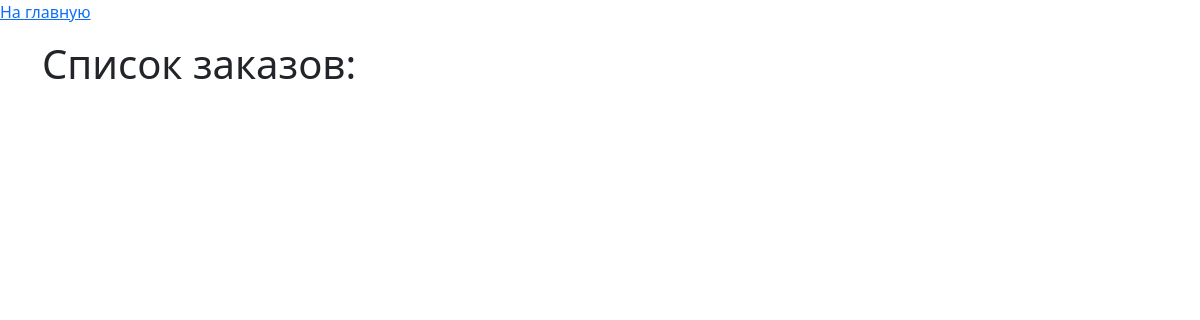
/orders/, run on an earlier commit of the app's database.
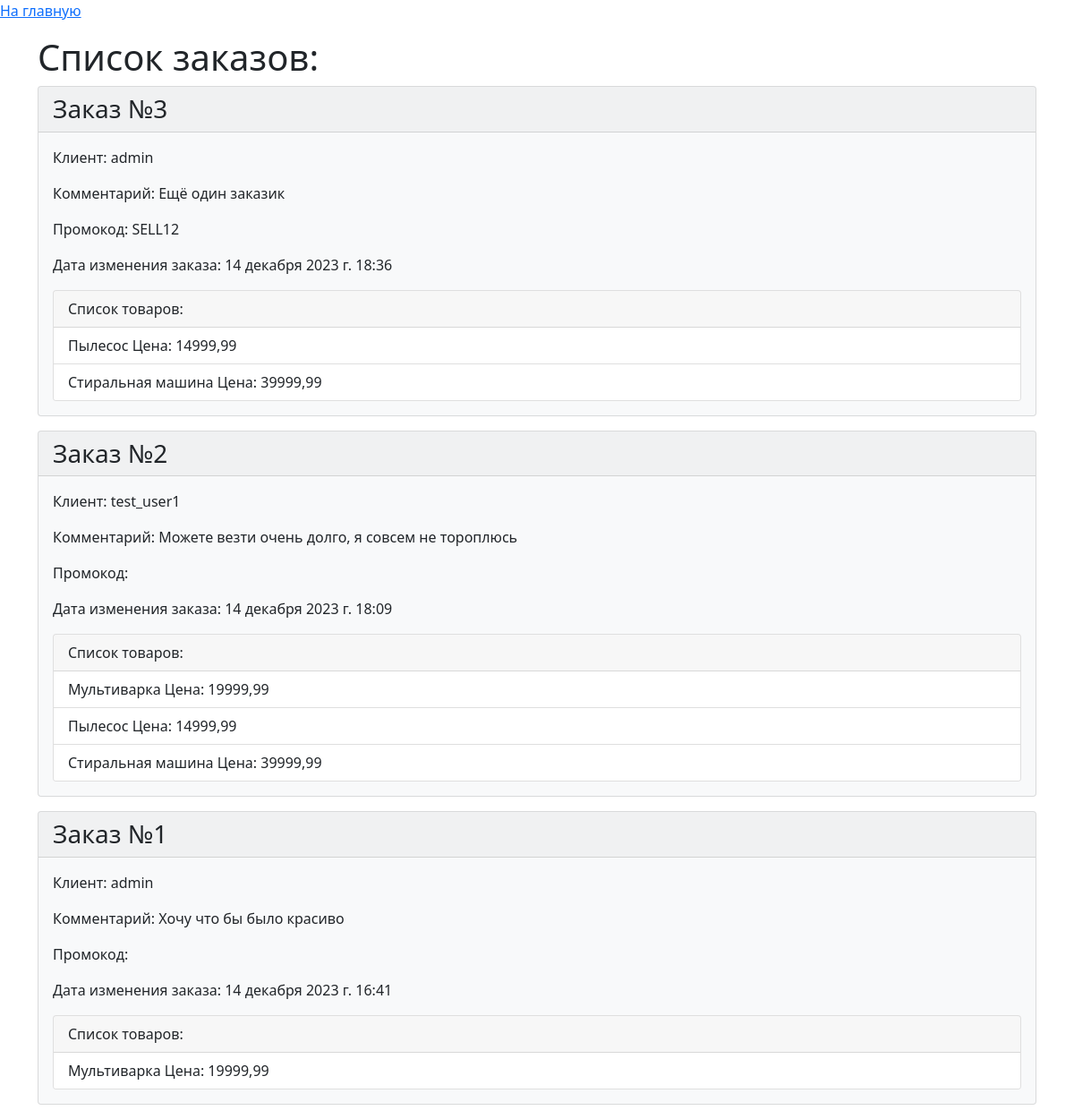
And on a later commit of the database.
### shopapp/models.py (models this page shows, shortened)
class Order(models.Model):
    comment = models.TextField(verbose_name='Комментарий')
    promo = models.CharField(max_length=20,
                             verbose_name='Промокод',
                             blank=True)
    update_time = models.DateTimeField(verbose_name='Дата последнего изменения заказа',
                                       auto_now=True)
    client = models.ForeignKey(User, on_delete=models.CASCADE, verbose_name='Клиент')
    products = models.ManyToManyField(Product, verbose_name='Товары')
    class Meta:
        ordering = ['-update_time']
        verbose_name = 'заказ'
        verbose_name_plural = 'Заказы'

class Product(models.Model):
    name = models.CharField(max_length=255,
                            verbose_name='Название',
                            help_text='Название товара')
    descriptoin = models.TextField(verbose_name='Описание',
                                   help_text='Описание товара')
    price = models.DecimalField(verbose_name='Цена', decimal_places=2, max_digits=10)
    stock_quantity = models.SmallIntegerField(verbose_name='Остаток на складе')
    update_time = models.DateTimeField(verbose_name='Дата последнего изменения',
                                       auto_now=True)
    published = models.BooleanField(verbose_name='Опубликовано',
                                    help_text='True - опубликовано, False - черновик',
                                    default=False)
    class Meta:
        ordering = ['id']
        verbose_name = 'товар'
        verbose_name_plural = 'Товары'

### shopapp/views.py (the view)
# urls.py: path('orders/', views.orders, name='orders'),
def orders(request):
    list_orders = Order.objects.all()
    return render(request, 'orders.html', {'orders': list_orders})

### mysite/templates/orders.html (shortened to what this page needs)
{% extends "base.html" %}
{% block content %}
<p><a href={% url "home" %}>На главную</a></p>
<div class="container">
    <h1>Список заказов:</h1>
    {% for order in orders %}
        <div class="card text-dark bg-light mb-3">
            <h3 class="card-header">Заказ №{{ order.pk }}</h3>
            <div class="card-body">
                <p>Клиент: {{ order.client.username }}</p>
                <p>Комментарий: {{ order.comment }}</p>
                <p>Промокод: {{ order.promo }}</p>
                <p>Дата изменения заказа: {{ order.update_time }}</p>
                <div class="card">
                    <div class="card-header">
                        Список товаров:
                    </div>
                    <ul class="list-group list-group-flush">
                        {% for product in order.products.all %}
                        <li class="list-group-item">{{ product.name }} Цена: {{ product.price }}</li>
                    {% endfor %}
                    </ul>
                </div>
            </div>
        </div>
    {% endfor %}
</div>
{% endblock content %}

### mysite/templates/base.html (shortened to what this page needs)
<!DOCTYPE html>
<html lang="ru">
<head>
    <link href="https://cdn.jsdelivr.net/npm/bootstrap@5.0.2/dist/css/bootstrap.min.css" rel="stylesheet">
</head>
<body>
    {% block content %}{% endblock content %}
</body>
</html>

What changed in the data, as far as the page shows it:
added Order: pk "3", client.username "admin", comment "Ещё один заказик", promo "SELL12", update_time "14 декабря 2023 г. 18:36"
added Product: name "Пылесос", price "14999,99"
added Product: name "Стиральная машина", price "39999,99"
added Order: pk "2", client.username "test_user1", comment "Можете везти очень долго, я совсем не тороплюсь", update_time "14 декабря 2023 г. 18:09"
added Product: name "Мультиварка", price "19999,99"
added Order: pk "1", client.username "admin", comment "Хочу что бы было красиво", update_time "14 декабря 2023 г. 16:41"
